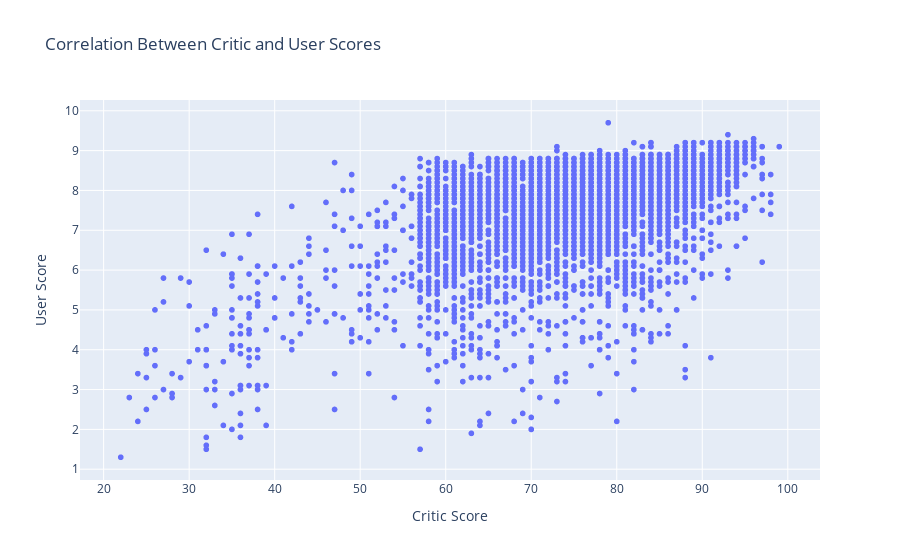

Write notebook code for a chart like this one.
### Code cell
# Convert columns to integers/float
filtered_df['meta_score'] = pd.to_numeric(filtered_df['meta_score'], errors='coerce')
filtered_df['user_review'] = pd.to_numeric(filtered_df['user_review'], errors='coerce')

# Drop any rows with NaN values from the conversion
filtered_df = filtered_df.dropna(subset=['meta_score', 'user_review'])

# Calculate correlation
correlation = np.corrcoef(filtered_df['meta_score'], filtered_df['user_review'])[0, 1]
print(f"Correlation between Critic Scores and User Scores: {correlation:.2f}")

# Create scatter plot
fig = px.scatter(filtered_df, x='meta_score', y='user_review',
                 labels={'meta_score': 'Critic Score', 'user_review': 'User Score'},
                 title='Correlation Between Critic and User Scores')

fig.show()

### Figure 1 — Plotly figure (JSON) as saved in the notebook; plotly's stock layout.template omitted (floating-point values rounded to 4 significant figures; data arrays with more than 128 entries replaced by an {"elided": "..."} marker saying what was removed)
{"data": [{"hovertemplate": "Critic Score=%{x}<br>User Score=%{y}<extra></extra>", "legendgroup": "", "marker": {"color": "#636efa", "symbol": "circle"}, "mode": "markers", "name": "", "showlegend": false, "type": "scattergl", "x": {"elided": "4332 int values"}, "xaxis": "x", "y": {"elided": "4332 float values"}, "yaxis": "y"}], "layout": {"autosize": true, "legend": {"tracegroupgap": 0}, "title": {"text": "Correlation Between Critic and User Scores"}, "xaxis": {"anchor": "y", "autorange": true, "domain": [0, 1], "range": [17.45, 103.6], "title": {"text": "Critic Score"}, "type": "linear"}, "yaxis": {"anchor": "x", "autorange": true, "domain": [0, 1], "range": [0.6068, 10.39], "title": {"text": "User Score"}, "type": "linear"}}}
